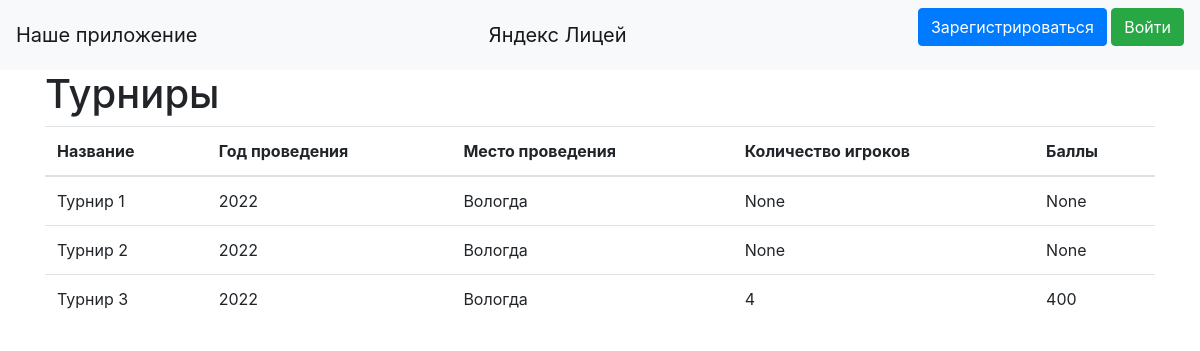
The page / on the database its author committed.
### data/tournaments.py (models this page shows, shortened)
class Tournaments(SqlAlchemyBase):
    __tablename__ = 'tournaments'
    id_t = sqlalchemy.Column(sqlalchemy.Integer,
                             primary_key=True, autoincrement=True)
    title = sqlalchemy.Column(sqlalchemy.String, nullable=True)
    year = sqlalchemy.Column(sqlalchemy.Integer, nullable=True)
    place = sqlalchemy.Column(sqlalchemy.String, nullable=True)
    number_of_players = sqlalchemy.Column(sqlalchemy.Integer, nullable=True)
    points = sqlalchemy.Column(sqlalchemy.Integer, nullable=True)
    user_id = sqlalchemy.Column(sqlalchemy.Integer,
                                sqlalchemy.ForeignKey("users.id_u"))
    user = orm.relation('User')

### mainf.py (the view)
@app.route("/")
def index():
    db_sess = db_session.create_session()
    tourn = db_sess.query(Tournaments).all()
    return render_template("index1.html", tourn=tourn)

### data/db_session.py (called while the page is built)
def create_session() -> Session:
    global __factory
    return __factory()

### templates/index1.html (shortened to what this page needs)
{% extends "base.html" %}
{% block content %}
<h1>Турниры</h1>
<table class="table">
    <thead>
    <tr>
        <th>Название</th>
        <th>Год проведения</th>
        <th>Место проведения</th>
        <th>Количество игроков</th>
        <th>Баллы</th>
    </tr>
    </thead>
    <tbody>
    {% for item in tourn %}
    <tr>
        <td>{{item.title}}</td>
        <td>{{item.year}}</td>
        <td>{{item.place}}</td>
        <td>{{item.number_of_players}}</td>
        <td>{{item.points}}</td>
    </tr>
    {% endfor %}
    </tbody>
</table>
{% endblock %}

### templates/base.html (shortened to what this page needs)
<!doctype html>
<html lang="en">
<head>
    <link rel="stylesheet"
          href="https://stackpath.bootstrapcdn.com/bootstrap/4.4.1/css/bootstrap.min.css"
>
</head>
<body>
<header>
    <nav class="navbar navbar-light bg-light">
        <a class="navbar-brand" href="#">Наше приложение</a>
        <a class="navbar-brand" href="https://academy.yandex.ru/lyceum/">Яндекс Лицей</a>
        {% if current_user.is_authenticated %}
        <a class="navbar-brand" href="/logout">{{ current_user.name }}</a>
        {% else %}
        <p>
            <a class="btn btn-primary " href="/register">Зарегистрироваться</a>
            <a class="btn btn-success" href="/login">Войти</a>
        </p>
        {% endif %}
    </nav>
</header>
<main role="main" class="container">
    {% block content %}{% endblock %}
</main>
</body>
</html>

### rows shown on the page
Tournaments: title "Турнир 1", year "2022", place "Вологда", number_of_players "None", points "None"
Tournaments: title "Турнир 2", year "2022", place "Вологда", number_of_players "None", points "None"
Tournaments: title "Турнир 3", year "2022", place "Вологда", number_of_players "4", points "400"
